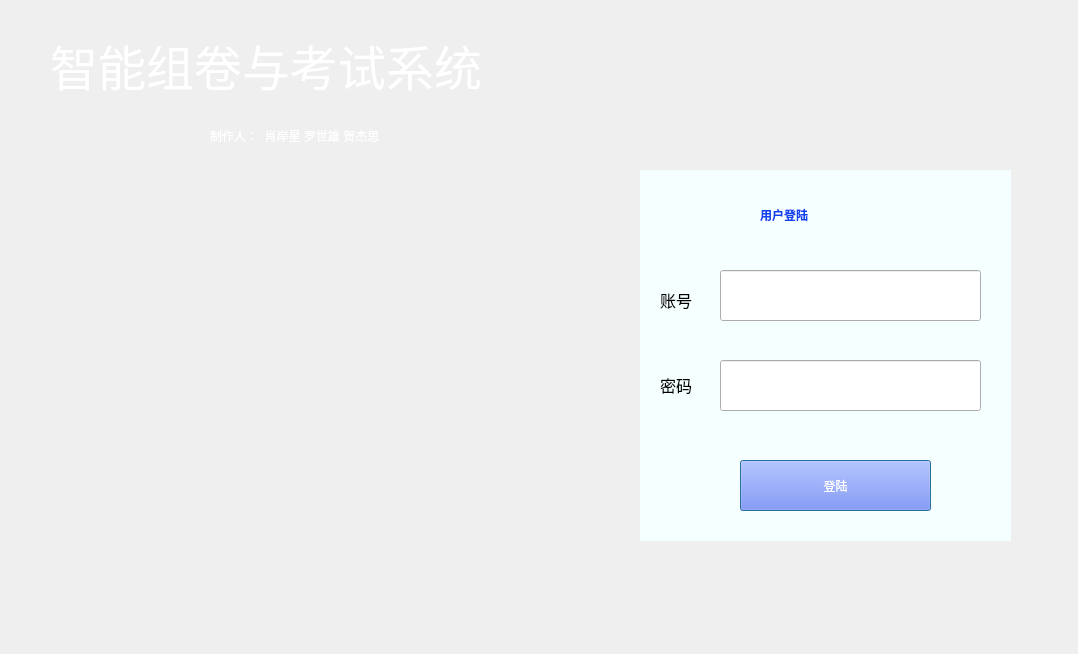
<?xml version="1.0" encoding="UTF-8"?>
<ui version="4.0">
 <class>Log</class>
 <widget class="QDialog" name="Log">
  <property name="geometry">
   <rect>
    <x>0</x>
    <y>0</y>
    <width>1078</width>
    <height>654</height>
   </rect>
  </property>
  <property name="windowTitle">
   <string>Dialog</string>
  </property>
  <property name="styleSheet">
   <string notr="true"/>
  </property>
  <widget class="QLabel" name="label_3">
   <property name="geometry">
    <rect>
     <x>700</x>
     <y>170</y>
     <width>201</width>
     <height>41</height>
    </rect>
   </property>
   <property name="styleSheet">
    <string notr="true">font: 20pt &quot;AcadEref&quot;;</string>
   </property>
   <property name="text">
    <string/>
   </property>
  </widget>
  <widget class="QLabel" name="label_2">
   <property name="geometry">
    <rect>
     <x>50</x>
     <y>30</y>
     <width>571</width>
     <height>131</height>
    </rect>
   </property>
   <property name="styleSheet">
    <string notr="true">font: 75 28pt &quot;隶书&quot;;
color: rgb(255, 255, 255);</string>
   </property>
   <property name="text">
    <string>&lt;html&gt;&lt;head/&gt;&lt;body&gt;&lt;p&gt;&lt;span style=&quot; font-size:36pt;&quot;&gt;智能组卷与考试系统&lt;/span&gt;&lt;/p&gt;&lt;p&gt;&lt;span style=&quot; font-size:36pt;&quot;&gt;&lt;br/&gt;&lt;/span&gt;&lt;/p&gt;&lt;/body&gt;&lt;/html&gt;</string>
   </property>
  </widget>
  <widget class="QLabel" name="label_4">
   <property name="geometry">
    <rect>
     <x>640</x>
     <y>170</y>
     <width>371</width>
     <height>371</height>
    </rect>
   </property>
   <property name="styleSheet">
    <string notr="true">background-color: rgb(220, 255, 255);
background-color: rgb(239, 235, 243);
background-color: rgb(246, 255, 255);</string>
   </property>
   <property name="text">
    <string/>
   </property>
  </widget>
  <widget class="QLabel" name="label_5">
   <property name="geometry">
    <rect>
     <x>760</x>
     <y>190</y>
     <width>161</width>
     <height>51</height>
    </rect>
   </property>
   <property name="styleSheet">
    <string notr="true">font: 75 16pt &quot;幼圆&quot;;
color: rgb(18, 66, 238);</string>
   </property>
   <property name="text">
    <string>&lt;html&gt;&lt;head/&gt;&lt;body&gt;&lt;p&gt;&lt;span style=&quot; font-weight:600;&quot;&gt;用户登陆&lt;/span&gt;&lt;/p&gt;&lt;/body&gt;&lt;/html&gt;</string>
   </property>
  </widget>
  <widget class="QLineEdit" name="zh">
   <property name="geometry">
    <rect>
     <x>720</x>
     <y>270</y>
     <width>261</width>
     <height>51</height>
    </rect>
   </property>
   <property name="text">
    <string/>
   </property>
  </widget>
  <widget class="QLineEdit" name="pass">
   <property name="geometry">
    <rect>
     <x>720</x>
     <y>360</y>
     <width>261</width>
     <height>51</height>
    </rect>
   </property>
   <property name="text">
    <string/>
   </property>
   <property name="echoMode">
    <enum>QLineEdit::Password</enum>
   </property>
  </widget>
  <widget class="QLabel" name="label_6">
   <property name="geometry">
    <rect>
     <x>660</x>
     <y>280</y>
     <width>51</width>
     <height>41</height>
    </rect>
   </property>
   <property name="text">
    <string>&lt;html&gt;&lt;head/&gt;&lt;body&gt;&lt;p&gt;&lt;span style=&quot; font-size:12pt;&quot;&gt;账号&lt;/span&gt;&lt;/p&gt;&lt;/body&gt;&lt;/html&gt;</string>
   </property>
  </widget>
  <widget class="QLabel" name="label_7">
   <property name="geometry">
    <rect>
     <x>660</x>
     <y>370</y>
     <width>51</width>
     <height>31</height>
    </rect>
   </property>
   <property name="text">
    <string>&lt;html&gt;&lt;head/&gt;&lt;body&gt;&lt;p&gt;&lt;span style=&quot; font-size:12pt;&quot;&gt;密码&lt;/span&gt;&lt;/p&gt;&lt;/body&gt;&lt;/html&gt;</string>
   </property>
  </widget>
  <widget class="QPushButton" name="pushButton">
   <property name="geometry">
    <rect>
     <x>740</x>
     <y>460</y>
     <width>191</width>
     <height>51</height>
    </rect>
   </property>
   <property name="styleSheet">
    <string notr="true">background-color: rgb(64, 137, 255);
color: rgb(255, 255, 255);
font: 14pt &quot;AcadEref&quot;;
background-color: rgb(87, 112, 255);</string>
   </property>
   <property name="text">
    <string>登陆</string>
   </property>
  </widget>
  <widget class="QLabel" name="label">
   <property name="geometry">
    <rect>
     <x>-120</x>
     <y>-90</y>
     <width>1421</width>
     <height>751</height>
    </rect>
   </property>
   <property name="styleSheet">
    <string notr="true">background-image: url(:/new/prefix1/b8389b504fc2d56293ce80d4ec1190ef77c66cc0.jpg);</string>
   </property>
   <property name="text">
    <string/>
   </property>
  </widget>
  <widget class="QLabel" name="label_8">
   <property name="geometry">
    <rect>
     <x>210</x>
     <y>120</y>
     <width>331</width>
     <height>31</height>
    </rect>
   </property>
   <property name="styleSheet">
    <string notr="true">color: rgb(255, 255, 255);
font: 11pt &quot;华文行楷&quot;;
font: 12pt &quot;AcadEref&quot;;
font: 14pt &quot;华文行楷&quot;;</string>
   </property>
   <property name="text">
    <string>制作人：  肖岸星 罗世雄 贺杰思</string>
   </property>
  </widget>
  <zorder>label</zorder>
  <zorder>label_3</zorder>
  <zorder>label_2</zorder>
  <zorder>label_4</zorder>
  <zorder>label_5</zorder>
  <zorder>zh</zorder>
  <zorder>pass</zorder>
  <zorder>label_6</zorder>
  <zorder>label_7</zorder>
  <zorder>pushButton</zorder>
  <zorder>label_8</zorder>
 </widget>
 <resources/>
 <connections/>
</ui>
